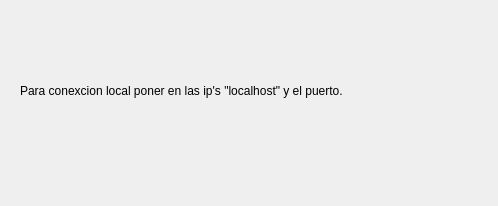
<?xml version="1.0" encoding="UTF-8"?>
<ui version="4.0">
 <class>Dialog</class>
 <widget class="QDialog" name="Dialog">
  <property name="geometry">
   <rect>
    <x>0</x>
    <y>0</y>
    <width>498</width>
    <height>206</height>
   </rect>
  </property>
  <property name="windowTitle">
   <string>Dialog</string>
  </property>
  <widget class="QLabel" name="label">
   <property name="geometry">
    <rect>
     <x>20</x>
     <y>30</y>
     <width>381</width>
     <height>121</height>
    </rect>
   </property>
   <property name="text">
    <string>Para conexcion local poner en las ip's &quot;localhost&quot; y el puerto.</string>
   </property>
  </widget>
 </widget>
 <resources/>
 <connections/>
</ui>
